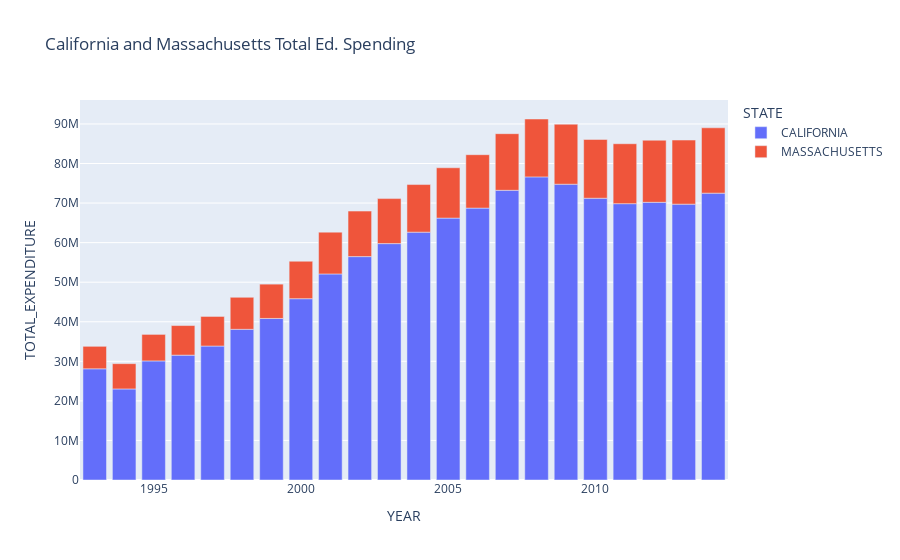

The notebook cell saved with this chart:
### Code cell
px.bar(
    education.query("STATE in ['CALIFORNIA', 'MASSACHUSETTS'] and 1992 < YEAR < 2015"),
    x="YEAR",
    y="TOTAL_EXPENDITURE",
    color="STATE",
    title="California and Massachusetts Total Ed. Spending",
)

### Figure 1 — Plotly figure (JSON) as saved in the notebook; plotly's stock layout.template omitted (floating-point values rounded to 4 significant figures)
{"data": [{"hovertemplate": "STATE=CALIFORNIA<br>YEAR=%{x}<br>TOTAL_EXPENDITURE=%{y}<extra></extra>", "legendgroup": "CALIFORNIA", "marker": {"color": "#636efa", "pattern": {"shape": ""}}, "name": "CALIFORNIA", "orientation": "v", "showlegend": true, "textposition": "auto", "type": "bar", "x": [1993, 1994, 1995, 1996, 1997, 1998, 1999, 2000, 2001, 2002, 2003, 2004, 2005, 2006, 2007, 2008, 2009, 2010, 2011, 2012, 2013, 2014], "xaxis": "x", "y": [28110000.0, 23010000.0, 30100000.0, 31560000.0, 33860000.0, 38090000.0, 40830000.0, 45830000.0, 52080000.0, 56460000.0, 59750000.0, 62650000.0, 66200000.0, 68720000.0, 73230000.0, 76620000.0, 74770000.0, 71230000.0, 69850000.0, 70190000.0, 69730000.0, 72510000.0], "yaxis": "y"}, {"hovertemplate": "STATE=MASSACHUSETTS<br>YEAR=%{x}<br>TOTAL_EXPENDITURE=%{y}<extra></extra>", "legendgroup": "MASSACHUSETTS", "marker": {"color": "#EF553B", "pattern": {"shape": ""}}, "name": "MASSACHUSETTS", "orientation": "v", "showlegend": true, "textposition": "auto", "type": "bar", "x": [1993, 1994, 1995, 1996, 1997, 1998, 1999, 2000, 2001, 2002, 2003, 2004, 2005, 2006, 2007, 2008, 2009, 2010, 2011, 2012, 2013, 2014], "xaxis": "x", "y": [5679000.0, 6391000.0, 6706000.0, 7480000.0, 7479000.0, 8099000.0, 8673000.0, 9466000.0, 10570000.0, 11510000.0, 11380000.0, 12030000.0, 12730000.0, 13500000.0, 14320000.0, 14630000.0, 15170000.0, 14860000.0, 15150000.0, 15700000.0, 16200000.0, 16520000.0], "yaxis": "y"}], "layout": {"barmode": "relative", "legend": {"title": {"text": "STATE"}, "tracegroupgap": 0}, "title": {"text": "California and Massachusetts Total Ed. Spending"}, "xaxis": {"anchor": "y", "domain": [0, 1], "title": {"text": "YEAR"}}, "yaxis": {"anchor": "x", "domain": [0, 1], "title": {"text": "TOTAL_EXPENDITURE"}}}}
